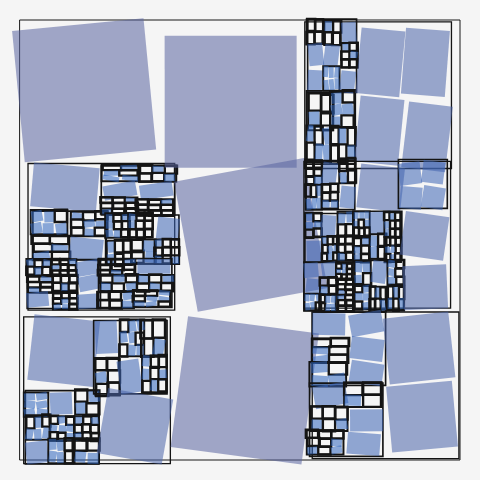
Frame 1 (no input)
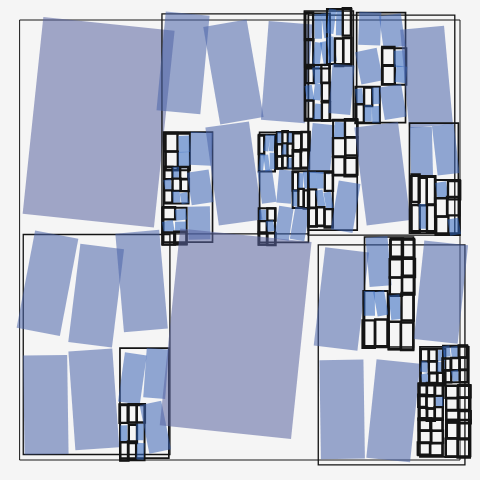
Frame 2 (the mouse pressed at the canvas centre, redrawn once)

The p5.js sketch that drew these frames (run headless with seeded random() and noise() and a simulated clock; the mouse was pressed at the canvas centre and the sketch redrawn once):

// p5.js sketch
// ── sketch.js
// GENUARY DAY 26: Recursive Grids
// Subdivide rectangles recursively to form grid-like compositions

function setup() {
  createCanvas(480, 480);
  noLoop();
  draw();
}

function draw() {
  background(245);
  stroke(20);
  noFill();
  const margin = 20;
  subdivide(margin, margin, width - margin * 2, height - margin * 2, 4);
}

function subdivide(x, y, w, h, depth) {
  strokeWeight(map(depth, 1, 6, 2, 0.3));
  rect(x, y, w, h);
  if (depth <= 0) return;
  const nx = int(random(2, 4));
  const ny = int(random(2, 4));
  const cw = w / nx;
  const ch = h / ny;
  for (let i = 0; i < nx; i++) {
    for (let j = 0; j < ny; j++) {
      const nxp = x + i * cw + random(-cw * 0.08, cw * 0.08);
      const nyp = y + j * ch + random(-ch * 0.08, ch * 0.08);
      if (random() < 0.6) {
        subdivide(nxp, nyp, cw, ch, depth - 1);
      } else {
        push();
        translate(nxp + cw / 2, nyp + ch / 2);
        rotate(random(-0.2, 0.2));
        noStroke();
        fill(30 + depth * 15, 100, 200 - depth * 10, 140);
        rectMode(CENTER);
        rect(0, 0, cw * 0.9, ch * 0.9);
        pop();
      }
    }
  }
}
